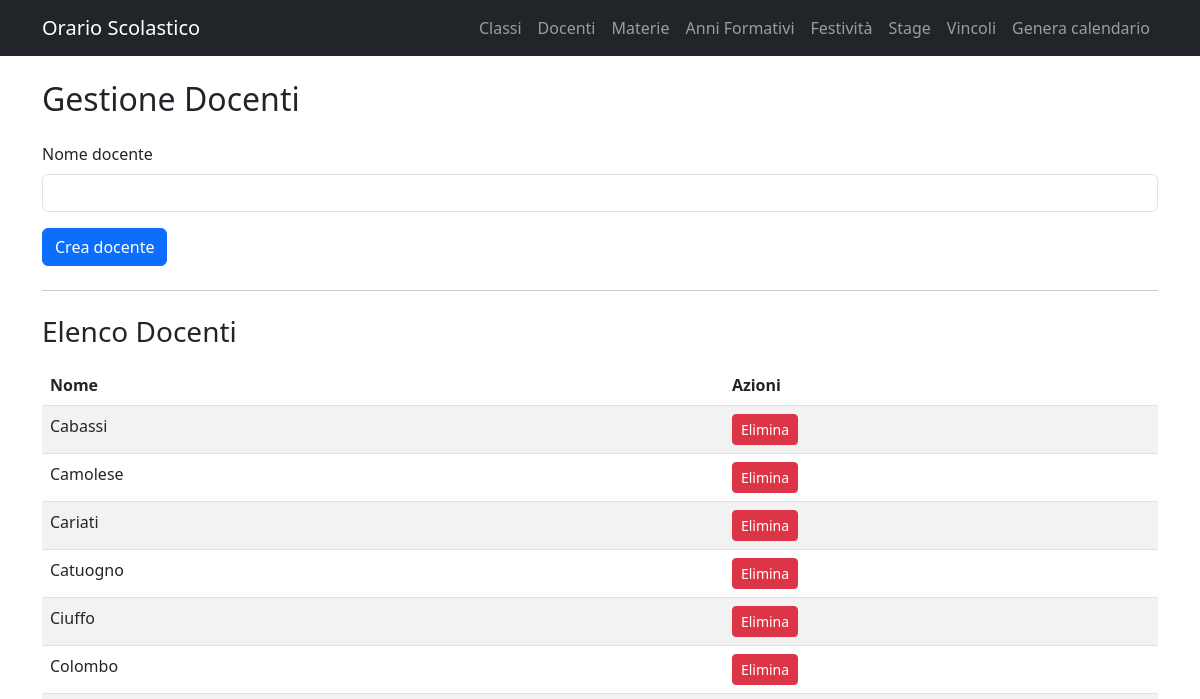
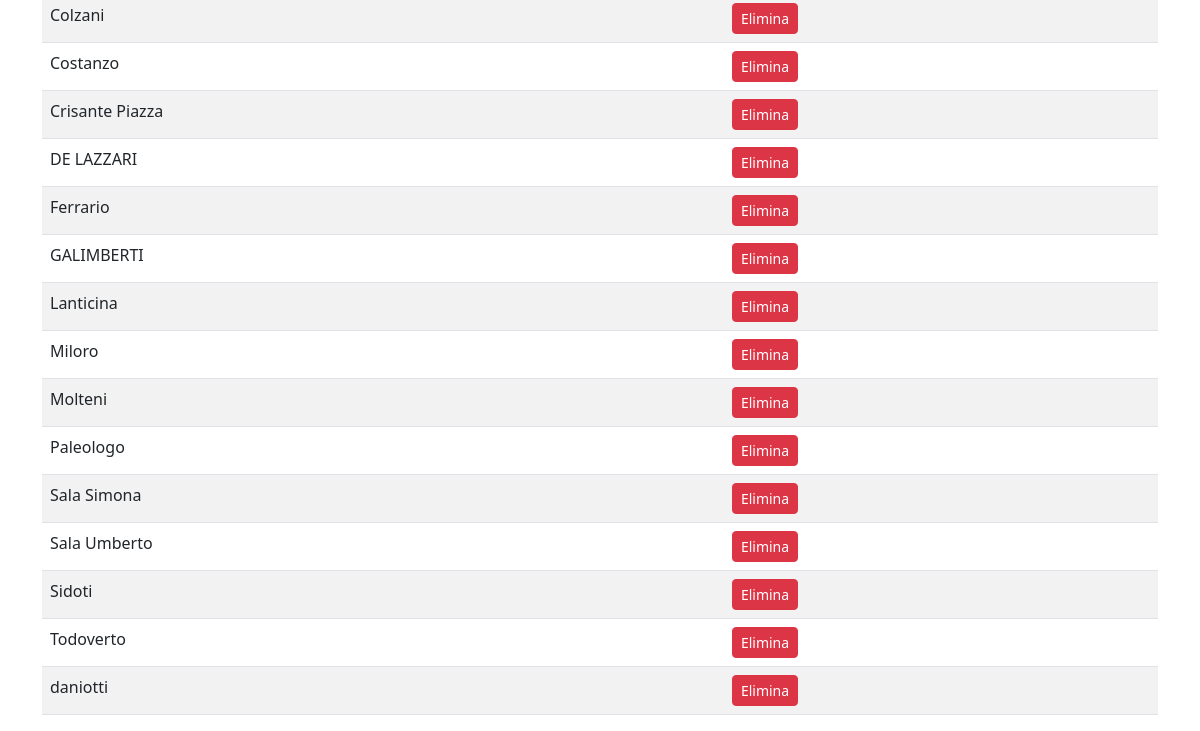
Before: /docenti/ with the older database file (2 pictures, top to bottom).
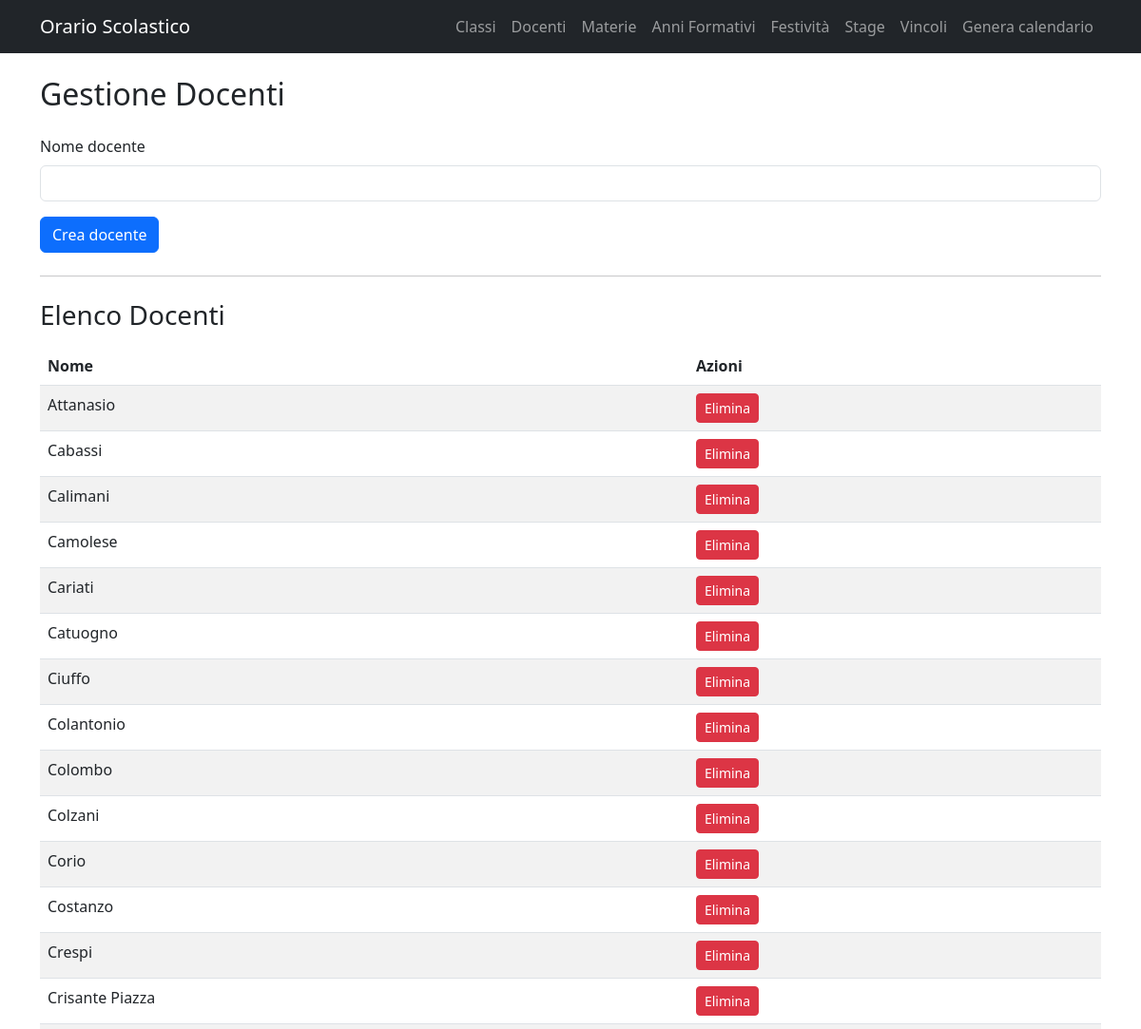
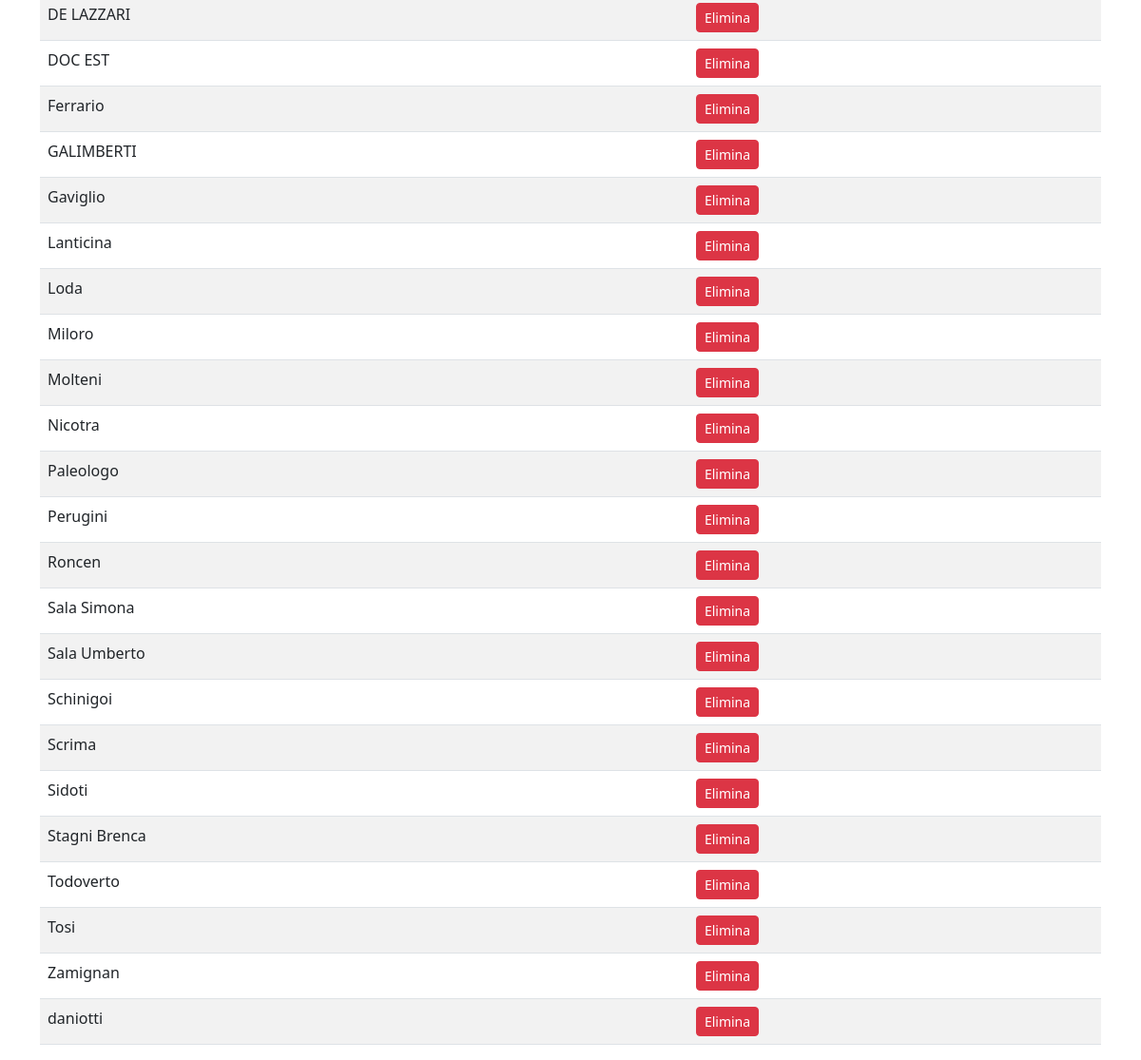
After: the same page with the newer database file (2 pictures, top to bottom).
### app/models.py (models this page shows)
class Docente(db.Model):
    id = db.Column(db.Integer, primary_key=True)
    nome_docente = db.Column(db.String(100), nullable=False)
    insegnamenti = db.relationship("MateriaClasse", backref="docente_rel", cascade="all, delete-orphan")

### app/routes/docenti.py (the view)
@docenti_bp.route("/")
def lista_docenti():
    docenti = Docente.query.order_by(Docente.nome_docente).all()
    return render_template("docenti.html", docenti=docenti)

### app/templates/docenti.html
{% extends "base.html" %}
{% block content %}
<div class="container mt-4">
    <h2>Gestione Docenti</h2>
    <form action="{{ url_for('docenti.crea_docente') }}" method="POST" class="mt-4">
        <div class="mb-3">
            <label class="form-label">Nome docente</label>
            <input type="text" name="nome_docente" class="form-control" required>
        </div>
        <button type="submit" class="btn btn-primary">Crea docente</button>
    </form>
    <hr class="my-4">
    <h3>Elenco Docenti</h3>
    <table class="table table-striped mt-3">
        <thead>
            <tr>
                <th>Nome</th>
                <th>Azioni</th>
            </tr>
        </thead>
        <tbody>
            {% for docente in docenti %}
            <tr>
                <td>{{ docente.nome_docente }}</td>
                <td>
                    <form action="{{ url_for('docenti.elimina_docente', docente_id=docente.id) }}" method="POST" style="display:inline;">
                        <button class="btn btn-danger btn-sm" onclick="return confirm('Eliminare il docente?')">Elimina</button>
                    </form>
                </td>
            </tr>
            {% endfor %}
        </tbody>
    </table>
</div>
{% endblock %}

Changed rows visible on the page:
added Docente: nome_docente "Attanasio"
added Docente: nome_docente "Calimani"
added Docente: nome_docente "Colantonio"
added Docente: nome_docente "Corio"
added Docente: nome_docente "Crespi"
added Docente: nome_docente "DOC EST"
added Docente: nome_docente "Gaviglio"
added Docente: nome_docente "Loda"
added Docente: nome_docente "Nicotra"
added Docente: nome_docente "Perugini"
added Docente: nome_docente "Roncen"
added Docente: nome_docente "Schinigoi"
added Docente: nome_docente "Scrima"
added Docente: nome_docente "Stagni Brenca"
added Docente: nome_docente "Tosi"
added Docente: nome_docente "Zamignan"
